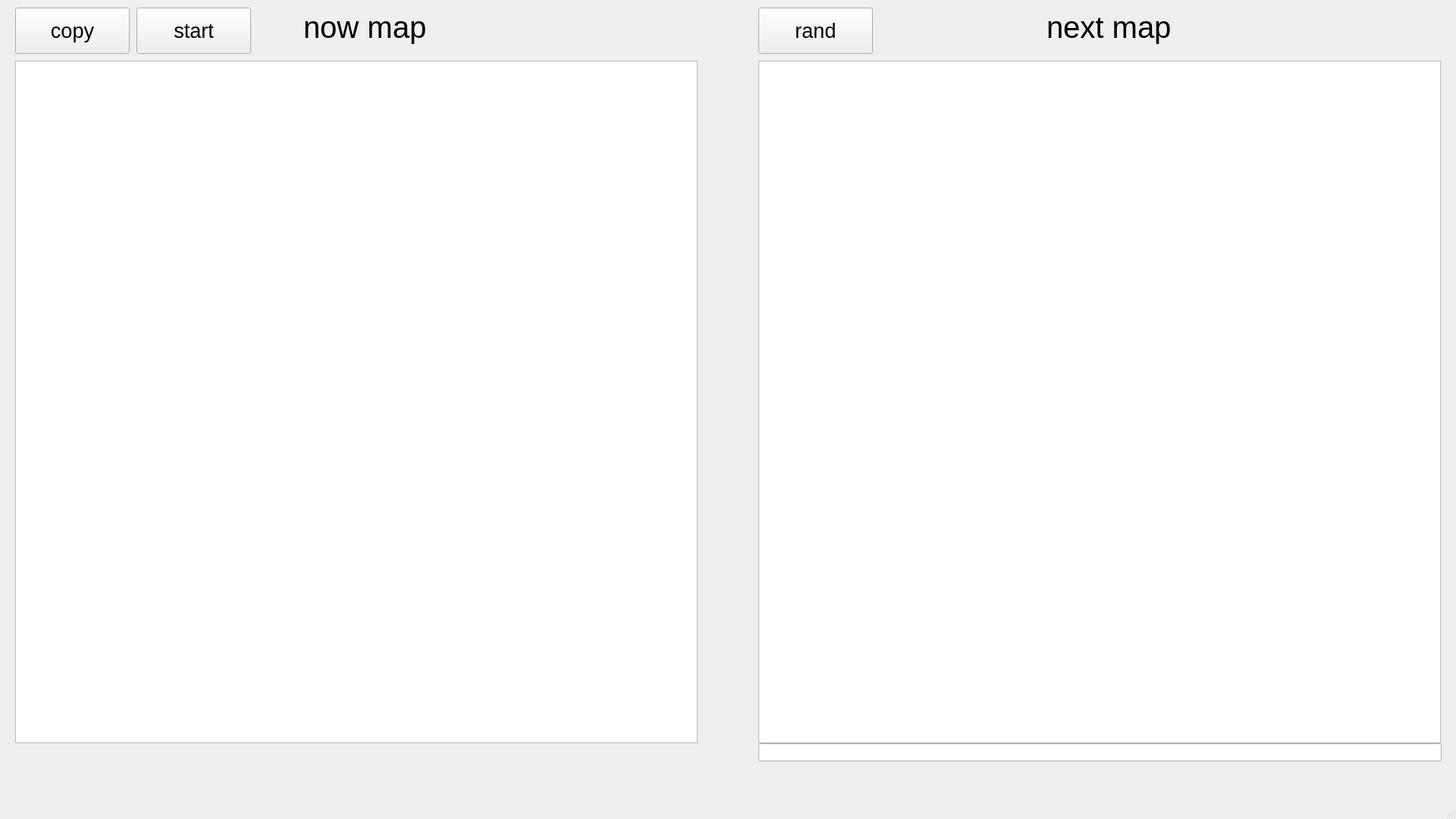
<?xml version="1.0" encoding="UTF-8"?>
<ui version="4.0">
 <class>MainWindow</class>
 <widget class="QMainWindow" name="MainWindow">
  <property name="geometry">
   <rect>
    <x>0</x>
    <y>0</y>
    <width>1920</width>
    <height>1080</height>
   </rect>
  </property>
  <property name="windowTitle">
   <string>MainWindow</string>
  </property>
  <widget class="QWidget" name="centralwidget">
   <widget class="QPushButton" name="rand_but">
    <property name="geometry">
     <rect>
      <x>1000</x>
      <y>10</y>
      <width>151</width>
      <height>61</height>
     </rect>
    </property>
    <property name="font">
     <font>
      <pointsize>20</pointsize>
     </font>
    </property>
    <property name="text">
     <string>rand</string>
    </property>
   </widget>
   <widget class="QGraphicsView" name="now_map">
    <property name="geometry">
     <rect>
      <x>20</x>
      <y>80</y>
      <width>900</width>
      <height>900</height>
     </rect>
    </property>
   </widget>
   <widget class="QGraphicsView" name="next_map">
    <property name="geometry">
     <rect>
      <x>1000</x>
      <y>80</y>
      <width>900</width>
      <height>900</height>
     </rect>
    </property>
   </widget>
   <widget class="QPushButton" name="copy_but">
    <property name="geometry">
     <rect>
      <x>20</x>
      <y>10</y>
      <width>151</width>
      <height>61</height>
     </rect>
    </property>
    <property name="font">
     <font>
      <pointsize>20</pointsize>
     </font>
    </property>
    <property name="text">
     <string>copy</string>
    </property>
   </widget>
   <widget class="QLabel" name="label">
    <property name="geometry">
     <rect>
      <x>400</x>
      <y>10</y>
      <width>171</width>
      <height>51</height>
     </rect>
    </property>
    <property name="font">
     <font>
      <pointsize>30</pointsize>
     </font>
    </property>
    <property name="text">
     <string>now map</string>
    </property>
   </widget>
   <widget class="QLabel" name="label_2">
    <property name="geometry">
     <rect>
      <x>1380</x>
      <y>10</y>
      <width>171</width>
      <height>51</height>
     </rect>
    </property>
    <property name="font">
     <font>
      <pointsize>30</pointsize>
     </font>
    </property>
    <property name="text">
     <string>next map</string>
    </property>
   </widget>
   <widget class="QLineEdit" name="map_array">
    <property name="geometry">
     <rect>
      <x>1000</x>
      <y>980</y>
      <width>901</width>
      <height>24</height>
     </rect>
    </property>
   </widget>
   <widget class="QPushButton" name="start_but">
    <property name="geometry">
     <rect>
      <x>180</x>
      <y>10</y>
      <width>151</width>
      <height>61</height>
     </rect>
    </property>
    <property name="font">
     <font>
      <pointsize>20</pointsize>
     </font>
    </property>
    <property name="text">
     <string>start</string>
    </property>
   </widget>
  </widget>
  <widget class="QMenuBar" name="menubar">
   <property name="geometry">
    <rect>
     <x>0</x>
     <y>0</y>
     <width>1920</width>
     <height>21</height>
    </rect>
   </property>
  </widget>
  <widget class="QStatusBar" name="statusbar"/>
 </widget>
 <resources/>
 <connections/>
</ui>
